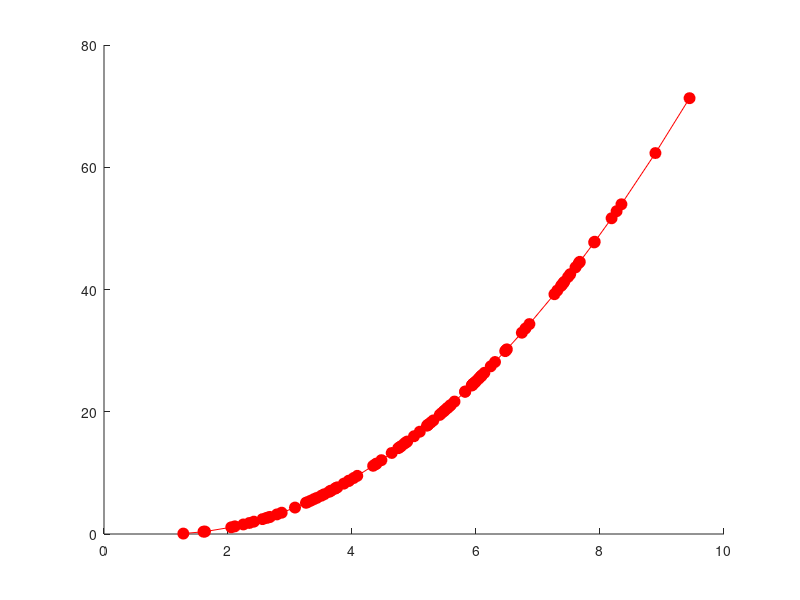

Write MATLAB code to recreate this figure. (Note: this script raises an error after producing the figure.)
function glmTutorial
%
% Demonstrate how to use Matlab's Statistics Toolbox glm routines
% to fit data.
%
% This is right basic idea, but needs a little fixing up still.
%
% Need to:
%  a) Add better comments.
%  b) Show how to wrap a parameter search around the parameters of
%     the linking function.
%  c) Worry about the regime where the linking function is such that
%     the glm routines return NaN because of ill-conditioning.
%
% 9/21/13  dhb  Wrote it.

%% Clear
clear; close all;

%% Parameters.
%
% We construct a linear function of some
% random numbers, bTrue gives the weights.
bTrue = [2 3 5]';
xDim = length(bTrue);
nObservations = 100;
noiseSd = 0.01;

%% Link function and its parameters.
%
% We assume that the observed data are a Naka-Rushton function
% of the linear values.  The way the glm stuff works,
% this means that the linking function is the inverse of the
% Naka-Rushton function.
global linkParams
linkParams.type = 'AffinePower';
switch (linkParams.type)
    case 'InverseNakaRushton'
        linkParams.params(1) = 10;
        linkParams.params(2) = 3;
        linkParams.params(3) = 2;
        linkS.Link = @ForwardLink;
        linkS.Derivative = @DerivativeLink;
        linkS.Inverse = @InverseLink;
    case 'AffinePower'
        linkParams.params(1) = 1;
        linkParams.params(2) = 0.5;
        linkS.Link = @ForwardLink;
        linkS.Derivative = @DerivativeLink;
        linkS.Inverse = @InverseLink;
    case 'Power'
        linkParams.params(1) = 2;
        linkS.Link = @ForwardLink;
        linkS.Derivative = @DerivativeLink;
        linkS.Inverse = @InverseLink;
    otherwise
        error('Unknown link function type');
end

%% X variables
X = rand(nObservations,xDim);

%% Linear y is a linear function of X
yLinear = X*bTrue;
yNonLinear = InverseLink(yLinear);
yObserved = yNonLinear + noiseSd*randn(size(yNonLinear));

%% Figure
[~,index] = sort(yLinear);
theFig = figure; clf;
hold on
plot(yLinear(index),yObserved(index),'ro','MarkerSize',8,'MarkerFaceColor','r');
plot(yLinear(index),yNonLinear(index),'r');

%% GLM fit
warnState = warning('off','stats:glmfit:IterationLimit');
GLM = GeneralizedLinearModel.fit(X,yObserved,'Distribution','normal','Link',linkS,'Intercept',false);
warning(warnState);
bFit = GLM.Coefficients.Estimate
yLinearPred = X*bFit;
yNonLinearPred = InverseLink(yLinearPred);
figure(theFig);
plot(yLinear(index),yNonLinearPred(index),'b');
xlabel('True linear value');
ylabel('Obs/Predicted nonlinear value');

%% This is just a check that the PTB NakaRushton function properly
% inverts itself.
switch (linkParams.type)
    case 'NakaRushton'
        linearInvertCheck = ForwardLink(yNonLinearPred);
        if (any(abs(yLinearPred-linearInvertCheck) > 1e-7))
            error('Naka-Rushton inversion error');
        end
        
        % A little more testing
        figure; clf;
        derivCheck = DerivativeLink(yNonLinearPred);
        subplot(2,1,1); hold on
        plot(yNonLinearPred(index),linearInvertCheck(index),'r');
        subplot(2,1,2); hold on
        plot(yNonLinearPred(index),derivCheck(index),'r');
end


end

function out = ForwardLink(in)

global linkParams

switch (linkParams.type)
    case 'InverseNakaRushton'
        in(in < 0) = 0;
        in(in > linkParams.params(1)) = linkParams.params(1);
        out = InvertNakaRushton(linkParams.params,in);
    case 'AffinePower'
        in(in < 0) = 0;
        out = linkParams.params(1) + in.^linkParams.params(2);
    case 'Power'
        in(in < 0) = 0;
        out = in.^linkParams.params(1);
    otherwise
        error('Unknown link function type');
end

end

function out = DerivativeLink(in)

global linkParams

switch (linkParams.type)
    case 'InverseNakaRushton'
        in(in < 0) = 0;
        in(in > linkParams.params(1)) = linkParams.params(1);
        out = DerivativeInvertNakaRushton(linkParams.params,in);
    case 'AffinePower'
        in(in < 0) = 0;
        out = linkParams.params(2)*in.^(linkParams.params(2)-1);
    case 'Power'
        in(in < 0) = 0;
        out = linkParams.params(2)*in.^(linkParams.params(2)-1);
    otherwise
        error('Unknown link function type');
end

end

function out  = InverseLink(in)

global linkParams

switch (linkParams.type)
    case 'InverseNakaRushton'
        % Force input into required range
        in(in < 0) = 0;
        out = ComputeNakaRushton(linkParams.params,in);
    case 'AffinePower'
        in(in < 0) = 0;
        tmp = in - linkParams.params(1);
        tmp(tmp < 0) = 0;
        out = tmp.^(1/linkParams.params(2));
    case 'Power'
        in(in < 0) = 0;
        out = in.^(1/linkParams.params(2));
    otherwise
        error('Unknown link function type');
end

end




